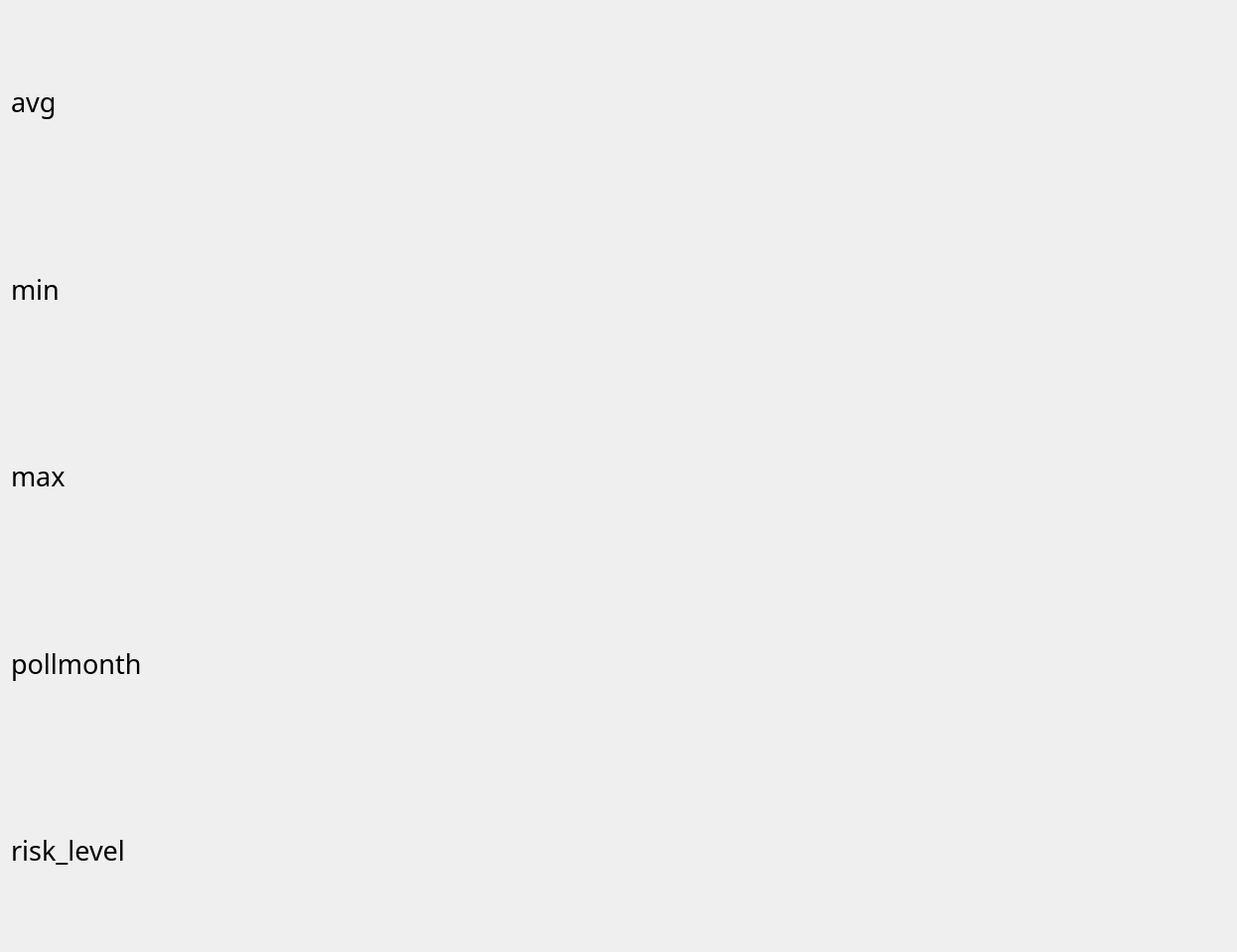
<?xml version="1.0" encoding="UTF-8"?>
<ui version="4.0">
 <class>YearlyPage</class>
 <widget class="QWidget" name="YearlyPage">
  <property name="geometry">
   <rect>
    <x>0</x>
    <y>0</y>
    <width>1246</width>
    <height>959</height>
   </rect>
  </property>
  <property name="windowTitle">
   <string>Form</string>
  </property>
  <layout class="QVBoxLayout" name="verticalLayout_2">
   <item>
    <layout class="QVBoxLayout" name="y_linechart">
     <item>
      <widget class="QLabel" name="yearly_avg">
       <property name="font">
        <font>
         <family>Cascadia Code</family>
         <pointsize>20</pointsize>
        </font>
       </property>
       <property name="text">
        <string>avg</string>
       </property>
      </widget>
     </item>
     <item>
      <widget class="QLabel" name="yearly_month_min">
       <property name="font">
        <font>
         <family>Cascadia Code</family>
         <pointsize>20</pointsize>
        </font>
       </property>
       <property name="text">
        <string>min</string>
       </property>
      </widget>
     </item>
     <item>
      <widget class="QLabel" name="yearly_month_max">
       <property name="font">
        <font>
         <family>Cascadia Code</family>
         <pointsize>20</pointsize>
        </font>
       </property>
       <property name="text">
        <string>max</string>
       </property>
      </widget>
     </item>
     <item>
      <widget class="QLabel" name="yearly_pollday">
       <property name="font">
        <font>
         <family>Cascadia Code</family>
         <pointsize>20</pointsize>
        </font>
       </property>
       <property name="text">
        <string>pollmonth</string>
       </property>
      </widget>
     </item>
     <item>
      <widget class="QLabel" name="yearly_risk_level">
       <property name="font">
        <font>
         <family>Cascadia Code</family>
         <pointsize>20</pointsize>
        </font>
       </property>
       <property name="text">
        <string>risk_level</string>
       </property>
      </widget>
     </item>
    </layout>
   </item>
  </layout>
 </widget>
 <resources/>
 <connections/>
</ui>
